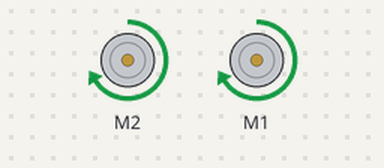
Recording of a sketch running on a simulated Arduino Uno, built with avr-gcc and run on an emulated ATmega328P. Shown: 2 × DC motor (green arrow = forward, orange = backward, longer = faster).

Above: at 0.05 s.
Timing chart, 0 to 5.8 s (numbered marks = the images above):
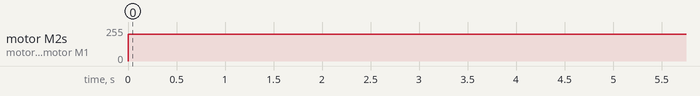

The sketch:

driveme4.ino
```cpp
#include <RedBot.h>
RedBotMotors motors;
RedBotEncoder encoder = RedBotEncoder(A2, 10);
int buttonPin = 12;
int countsPerRev = 192;
float wheelDiam = 2.56;
float wheelCirc = PI*wheelDiam;
void setup() {
  // put your setup code here, to run once:
pinMode(buttonPin, INPUT_PULLUP);
  Serial.begin(9600);
}

void loop() {
  motors.rightMotor(200);
  motors.leftMotor(-200);
delay(5000);
  motors.rightMotor(200);
  motors.leftMotor(0);
}
```

Measured:
- by itself, motor M2, motor M1: stopped → forward 199/255 at 0.00 s
